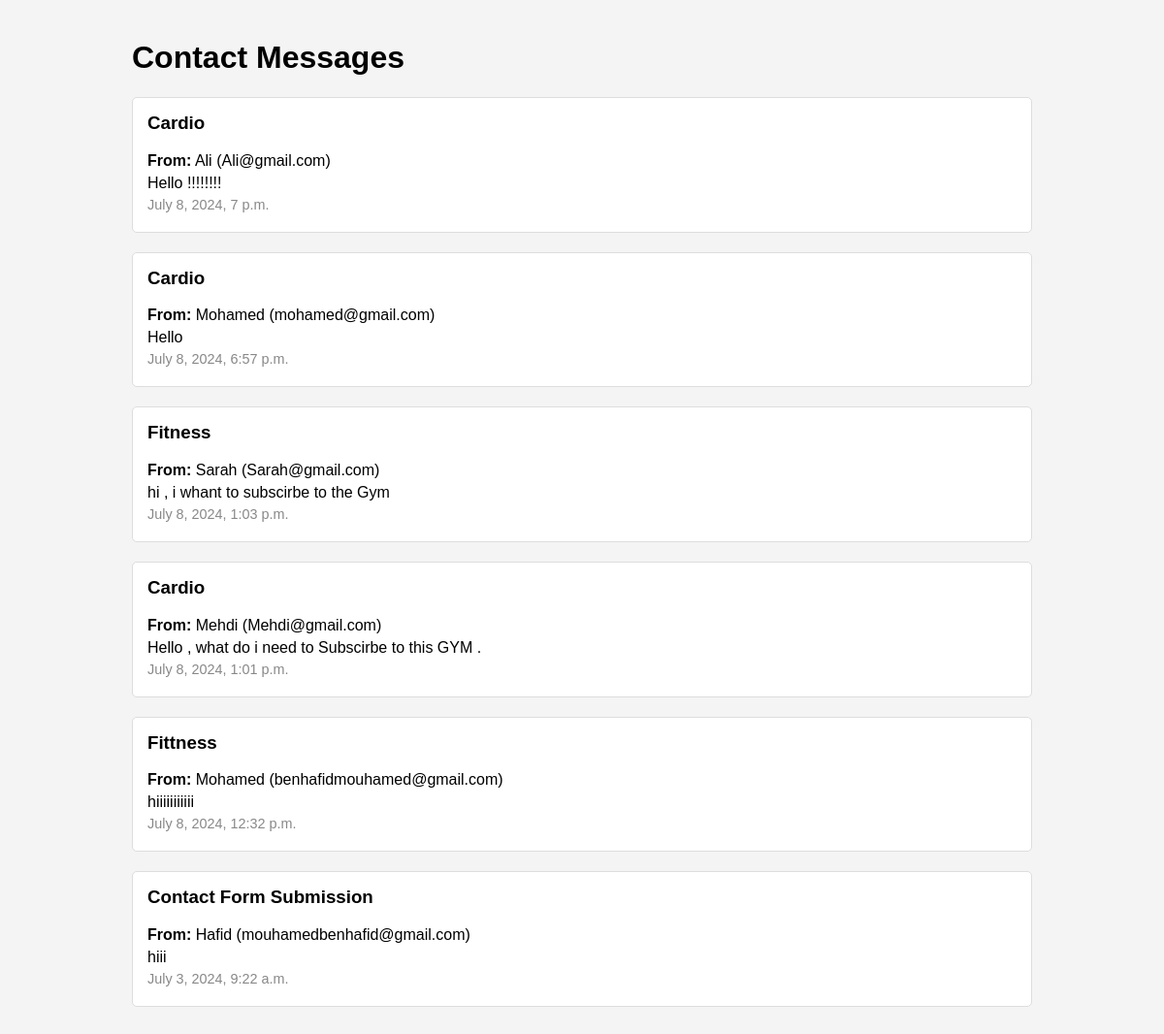
/contacts/, run on the app's committed database.
### Salle/models.py (models this page shows, shortened)
class Contact(models.Model):
    name = models.CharField(max_length=255)
    email = models.EmailField()
    subject = models.CharField(max_length=255)
    message = models.TextField()
    created_at = models.DateTimeField(auto_now_add=True)
    image = models.ImageField(upload_to='blog_images/',blank=True,null=True)

### Salle/views.py (the view)
# urls.py: path('contacts/', views.view_contacts, name='view_contacts'),
def view_contacts(request):
    contacts = Contact.objects.all().order_by('-created_at')
    return render(request, 'view_contacts.html', {'contacts': contacts})

### template/view_contacts.html (shortened to what this page needs)
<!DOCTYPE html>
<html>
<head>
</head>
<body>
    <div class="container">
        <h1>Contact Messages</h1>
        {% for contact in contacts %}
            <div class="message-box">
                <h3>{{ contact.subject }}</h3>
                <p><strong>From:</strong> {{ contact.name }} ({{ contact.email }})</p>
                <p>{{ contact.message }}</p>
                <p class="date">{{ contact.created_at }}</p>
            </div>
        {% endfor %}
    </div>
</body>
</html>

### template/view_contacts.html (style rules this page uses)
body { font-family: Arial, sans-serif; background-color: #f4f4f4; margin: 0; padding: 20px; }
.container { width: 80%; margin: 0 auto; }
.message-box { background-color: #ffffff; border: 1px solid #ddd; border-radius: 5px; padding: 15px; margin-bottom: 20px; }
.message-box h3 { margin-top: 0; }
.message-box p { margin: 5px 0; }
.message-box .date { font-size: 0.9em; color: #888; }

### data on the page
Contact: subject "Cardio", name "Ali", email "Ali@gmail.com", message "Hello !!!!!!!!", created_at "July 8, 2024, 7 p.m."
Contact: subject "Cardio", name "Mohamed", email "mohamed@gmail.com", message "Hello", created_at "July 8, 2024, 6:57 p.m."
Contact: subject "Fitness", name "Sarah", email "Sarah@gmail.com", message "hi , i whant to subscirbe to the Gym", created_at "July 8, 2024, 1:03 p.m."
Contact: subject "Cardio", name "Mehdi", email "Mehdi@gmail.com", message "Hello , what do i need to Subscirbe to this GYM .", created_at "July 8, 2024, 1:01 p.m."
Contact: subject "Fittness", name "Mohamed", email "benhafidmouhamed@gmail.com", message "hiiiiiiiiiii", created_at "July 8, 2024, 12:32 p.m."
Contact: subject "Contact Form Submission", name "Hafid", email "mouhamedbenhafid@gmail.com", message "hiii", created_at "July 3, 2024, 9:22 a.m."
